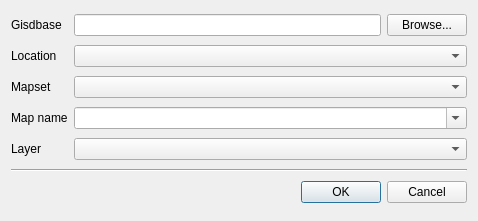
<?xml version="1.0" encoding="UTF-8"?>
<ui version="4.0">
 <class>QgsGrassSelectBase</class>
 <widget class="QDialog" name="QgsGrassSelectBase">
  <property name="geometry">
   <rect>
    <x>0</x>
    <y>0</y>
    <width>478</width>
    <height>221</height>
   </rect>
  </property>
  <property name="windowTitle">
   <string>Add GRASS Layer</string>
  </property>
  <layout class="QGridLayout" name="gridLayout">
   <item row="0" column="0">
    <widget class="QLabel" name="Gisdbase">
     <property name="text">
      <string>Gisdbase</string>
     </property>
    </widget>
   </item>
   <item row="0" column="1">
    <widget class="QLineEdit" name="egisdbase">
     <property name="text">
      <string/>
     </property>
    </widget>
   </item>
   <item row="1" column="0">
    <widget class="QLabel" name="Location">
     <property name="frameShape">
      <enum>QFrame::NoFrame</enum>
     </property>
     <property name="frameShadow">
      <enum>QFrame::Plain</enum>
     </property>
     <property name="text">
      <string>Location</string>
     </property>
    </widget>
   </item>
   <item row="1" column="1" colspan="2">
    <widget class="QComboBox" name="elocation"/>
   </item>
   <item row="2" column="0">
    <widget class="QLabel" name="Mapset">
     <property name="text">
      <string>Mapset</string>
     </property>
    </widget>
   </item>
   <item row="2" column="1" colspan="2">
    <widget class="QComboBox" name="emapset"/>
   </item>
   <item row="3" column="0">
    <widget class="QLabel" name="MapName">
     <property name="text">
      <string>Map name</string>
     </property>
    </widget>
   </item>
   <item row="3" column="1" colspan="2">
    <widget class="QComboBox" name="emap">
     <property name="toolTip">
      <string>Select or type map name (wildcards '*' and '?' accepted for rasters)</string>
     </property>
     <property name="editable">
      <bool>true</bool>
     </property>
    </widget>
   </item>
   <item row="4" column="0">
    <widget class="QLabel" name="Layer">
     <property name="text">
      <string>Layer</string>
     </property>
    </widget>
   </item>
   <item row="4" column="1" colspan="2">
    <widget class="QComboBox" name="elayer"/>
   </item>
   <item row="6" column="0" colspan="3">
    <widget class="QDialogButtonBox" name="buttonBox">
     <property name="orientation">
      <enum>Qt::Horizontal</enum>
     </property>
     <property name="standardButtons">
      <set>QDialogButtonBox::Cancel|QDialogButtonBox::Ok</set>
     </property>
    </widget>
   </item>
   <item row="0" column="2">
    <widget class="QPushButton" name="GisdbaseBrowse">
     <property name="text">
      <string>Browse...</string>
     </property>
    </widget>
   </item>
   <item row="5" column="0" colspan="3">
    <widget class="Line" name="line">
     <property name="orientation">
      <enum>Qt::Horizontal</enum>
     </property>
    </widget>
   </item>
  </layout>
 </widget>
 <tabstops>
  <tabstop>egisdbase</tabstop>
  <tabstop>GisdbaseBrowse</tabstop>
  <tabstop>elocation</tabstop>
  <tabstop>emapset</tabstop>
  <tabstop>emap</tabstop>
  <tabstop>elayer</tabstop>
 </tabstops>
 <resources/>
 <connections/>
</ui>
